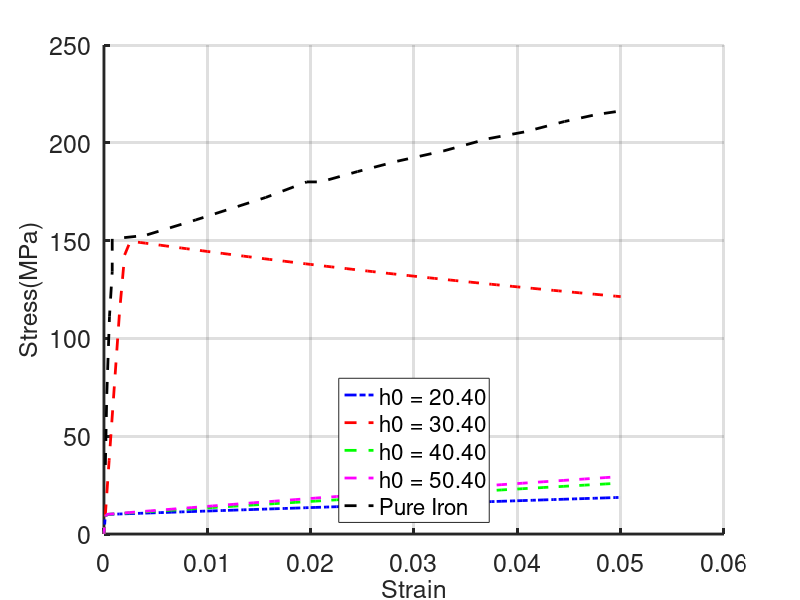

Reproduce this figure in MATLAB. (Note: this script raises an error after producing the figure.)
clear all;
close all;
clc

% Load multiple datasets
SSCPFE1 = load("./Sim1.dat");
SSCPFE2 = load("./Sim2.dat");
SSCPFE3 = load("./Sim3.dat");
SSCPFE4 = load("./Sim4.dat");
SSCPFE5 = load("./Sim5.dat");
% Add more datasets as needed
% SSCPFE3 = load("./Sim3.dat");

%% Plot the overall stress-strain curves for all datasets
figure(1)
hold on  % Keep adding plots to the same figure
plot(SSCPFE1(:,1), SSCPFE1(:,2), 'b-.', 'linewidth', 2 )  % Plot first dataset
plot(SSCPFE2(:,1), SSCPFE2(:,2), 'r--', 'linewidth', 2 )  % Plot second dataset
plot(SSCPFE3(:,1), SSCPFE3(:,2), 'g--', 'linewidth', 2 ) 
plot(SSCPFE4(:,1), SSCPFE4(:,2), 'm--', 'linewidth', 2 ) 
plot(SSCPFE5(:,1), SSCPFE5(:,2), 'k--', 'linewidth', 2 ) 
% Add more plots for additional datasets
% plot(SSCPFE3(:,1), SSCPFE3(:,2), 'g-', 'linewidth', 2 )

grid on;
legend({'h0 = 20.40', 'h0 = 30.40', 'h0 = 40.40', 'h0 = 50.40', 'Pure Iron'}, 'Location', 'south')  % Update legend for all datasets
set(gca, 'fontsize', 18, 'linewidth', 2)
xlabel('Strain', 'fontsize', 18)
ylabel('Stress(MPa)', 'fontsize', 18)

% Save the figure
hgexport(gcf, 'Fig_OverallResponse.jpg', hgexport('factorystyle'), 'Format', 'pdf');